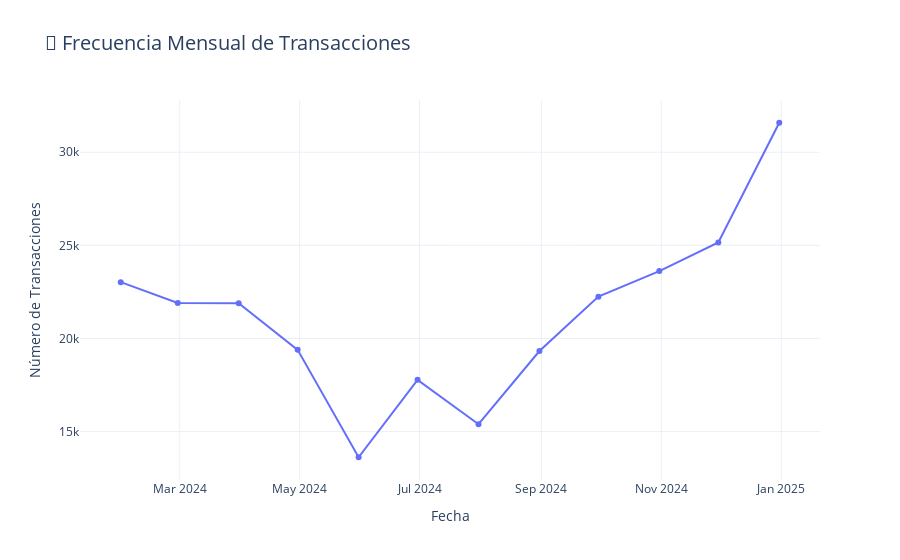

Notebook code for this chart:
### Code cell
import plotly.express as px
import pandas as pd

# ✅ Agrupar transacciones por mes
transacciones_mensuales = (
    df
    .set_index('purchase_date')
    .resample('M')['order_id']
    .count()
    .reset_index()
    .rename(columns={'order_id': 'transacciones'})
)

# ✅ Gráfico interactivo
fig = px.line(
    transacciones_mensuales,
    x='purchase_date',
    y='transacciones',
    title='📆 Frecuencia Mensual de Transacciones',
    labels={'purchase_date': 'Fecha', 'transacciones': 'Número de Transacciones'},
    markers=True
)

# ✅ Estilo visual
fig.update_layout(
    title_font_size=20,
    xaxis_title_font_size=14,
    yaxis_title_font_size=14,
    template='plotly_white'
)

fig.show()

### Figure 1 — Plotly figure (JSON) as saved in the notebook; plotly's stock layout.template omitted (floating-point values rounded to 4 significant figures)
{"data": [{"hovertemplate": "Fecha=%{x}<br>Número de Transacciones=%{y}<extra></extra>", "legendgroup": "", "line": {"color": "#636efa", "dash": "solid"}, "marker": {"symbol": "circle"}, "mode": "lines+markers", "name": "", "orientation": "v", "showlegend": false, "type": "scatter", "x": ["2024-01-31T00:00:00", "2024-02-29T00:00:00", "2024-03-31T00:00:00", "2024-04-30T00:00:00", "2024-05-31T00:00:00", "2024-06-30T00:00:00", "2024-07-31T00:00:00", "2024-08-31T00:00:00", "2024-09-30T00:00:00", "2024-10-31T00:00:00", "2024-11-30T00:00:00", "2024-12-31T00:00:00"], "xaxis": "x", "y": [23023, 21906, 21887, 19389, 13621, 17778, 15396, 19326, 22247, 23619, 25159, 31585], "yaxis": "y"}], "layout": {"legend": {"tracegroupgap": 0}, "title": {"font": {"size": 20}, "text": "📆 Frecuencia Mensual de Transacciones"}, "xaxis": {"anchor": "y", "domain": [0, 1], "title": {"font": {"size": 14}, "text": "Fecha"}}, "yaxis": {"anchor": "x", "domain": [0, 1], "title": {"font": {"size": 14}, "text": "Número de Transacciones"}}}}
